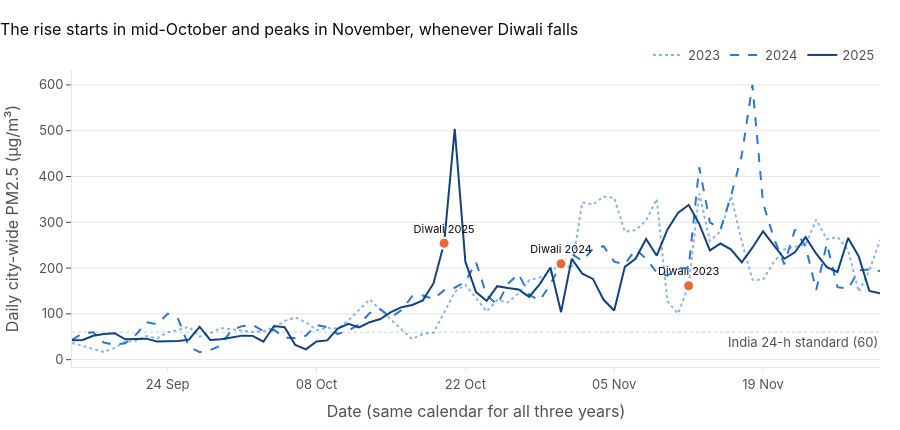

This figure's notebook cell:
### Markdown cell above
### Chart 2: the whole season, day by day

### Code cell
fig2 = go.Figure()
for y in YEARS:
    sub = daily[daily.year == y]
    x = pd.to_datetime("2000-" + sub.index.strftime("%m-%d"))   # common calendar so years overlay
    fig2.add_trace(go.Scatter(x=x, y=sub.pm25, name=str(y), mode="lines", line=dict(color=YEAR_COLOR[y], width=2, dash=YEAR_DASH[y]),
                              customdata=sub.index.strftime("%d %b %Y"),
                              hovertemplate="%{customdata}<br>%{y:.0f} µg/m³<extra></extra>"))
    dw = DIWALI[y]
    fig2.add_trace(go.Scatter(x=[pd.Timestamp(2000, dw.month, dw.day)], y=[daily.loc[dw, "pm25"]], mode="markers+text",
                              marker=dict(color=HIGHLIGHT, size=11, line=dict(color="white", width=2)),
                              text=[f"Diwali {y}"], textposition="top center", textfont=dict(color=INK, size=11),
                              showlegend=False, hovertemplate=f"Diwali {y}<br>%{{y:.0f}} µg/m³ (daily mean)<extra></extra>"))
fig2.add_hline(y=NAAQS_24H, line=dict(color=INK2, width=1, dash="dot"), annotation_text="India 24-h standard (60)",
               annotation_position="bottom right", annotation_font_color=INK2)
style(fig2, "The rise starts in mid-October and peaks in November, whenever Diwali falls",
      "Date (same calendar for all three years)", "Daily city-wide PM2.5 (µg/m³)")
fig2.update_xaxes(tickformat="%d %b")
save(fig2, "fig2_season_daily")
